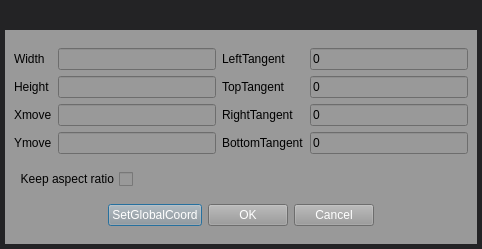
<?xml version="1.0" encoding="UTF-8"?>
<ui version="4.0">
 <class>PositionSizeSetUI</class>
 <widget class="QDialog" name="PositionSizeSetUI">
  <property name="geometry">
   <rect>
    <x>0</x>
    <y>0</y>
    <width>482</width>
    <height>249</height>
   </rect>
  </property>
  <property name="windowTitle">
   <string>ButelLive</string>
  </property>
  <property name="styleSheet">
   <string notr="true">background-color: rgb(35, 35, 37);</string>
  </property>
  <layout class="QGridLayout" name="gridLayout_2">
   <property name="leftMargin">
    <number>5</number>
   </property>
   <property name="topMargin">
    <number>0</number>
   </property>
   <property name="rightMargin">
    <number>5</number>
   </property>
   <property name="bottomMargin">
    <number>5</number>
   </property>
   <property name="verticalSpacing">
    <number>0</number>
   </property>
   <item row="0" column="0">
    <widget class="TitleBar" name="m_pTitleLbl" native="true">
     <property name="sizePolicy">
      <sizepolicy hsizetype="Preferred" vsizetype="Maximum">
       <horstretch>0</horstretch>
       <verstretch>0</verstretch>
      </sizepolicy>
     </property>
     <property name="minimumSize">
      <size>
       <width>0</width>
       <height>30</height>
      </size>
     </property>
     <property name="maximumSize">
      <size>
       <width>16777215</width>
       <height>30</height>
      </size>
     </property>
    </widget>
   </item>
   <item row="1" column="0">
    <widget class="QWidget" name="widget" native="true">
     <property name="styleSheet">
      <string notr="true">background-color: rgb(153, 153, 153);</string>
     </property>
     <layout class="QGridLayout" name="gridLayout_3">
      <item row="0" column="0">
       <layout class="QGridLayout" name="gridLayout">
        <item row="0" column="0">
         <widget class="QLabel" name="label">
          <property name="text">
           <string>Width</string>
          </property>
         </widget>
        </item>
        <item row="0" column="1">
         <widget class="QLineEdit" name="m_pWidthEdt"/>
        </item>
        <item row="0" column="2">
         <widget class="QLabel" name="label_6">
          <property name="text">
           <string>LeftTangent</string>
          </property>
         </widget>
        </item>
        <item row="0" column="3">
         <widget class="QLineEdit" name="m_pLeftTangentEdt">
          <property name="text">
           <string>0</string>
          </property>
         </widget>
        </item>
        <item row="1" column="0">
         <widget class="QLabel" name="label_2">
          <property name="text">
           <string>Height</string>
          </property>
         </widget>
        </item>
        <item row="1" column="1">
         <widget class="QLineEdit" name="m_pHeightEdt"/>
        </item>
        <item row="1" column="2">
         <widget class="QLabel" name="label_8">
          <property name="text">
           <string>TopTangent</string>
          </property>
         </widget>
        </item>
        <item row="1" column="3">
         <widget class="QLineEdit" name="m_pTopTangentEdt">
          <property name="text">
           <string>0</string>
          </property>
         </widget>
        </item>
        <item row="2" column="0">
         <widget class="QLabel" name="label_3">
          <property name="text">
           <string>Xmove</string>
          </property>
         </widget>
        </item>
        <item row="2" column="1">
         <widget class="QLineEdit" name="m_pXMoveEdt"/>
        </item>
        <item row="2" column="2">
         <widget class="QLabel" name="label_5">
          <property name="text">
           <string>RightTangent</string>
          </property>
         </widget>
        </item>
        <item row="2" column="3">
         <widget class="QLineEdit" name="m_pRightTangentEdt">
          <property name="text">
           <string>0</string>
          </property>
         </widget>
        </item>
        <item row="3" column="0">
         <widget class="QLabel" name="label_4">
          <property name="text">
           <string>Ymove</string>
          </property>
         </widget>
        </item>
        <item row="3" column="1">
         <widget class="QLineEdit" name="m_pYMoveEdt"/>
        </item>
        <item row="3" column="2">
         <widget class="QLabel" name="label_7">
          <property name="text">
           <string>BottomTangent</string>
          </property>
         </widget>
        </item>
        <item row="3" column="3">
         <widget class="QLineEdit" name="m_pBottomTangentEdt">
          <property name="text">
           <string>0</string>
          </property>
         </widget>
        </item>
       </layout>
      </item>
      <item row="1" column="0">
       <layout class="QHBoxLayout" name="horizontalLayout_2">
        <item>
         <widget class="QCheckBox" name="m_pChkBoxKeepRatio">
          <property name="layoutDirection">
           <enum>Qt::RightToLeft</enum>
          </property>
          <property name="text">
           <string>Keep aspect ratio</string>
          </property>
         </widget>
        </item>
        <item>
         <spacer name="horizontalSpacer_3">
          <property name="orientation">
           <enum>Qt::Horizontal</enum>
          </property>
          <property name="sizeHint" stdset="0">
           <size>
            <width>40</width>
            <height>20</height>
           </size>
          </property>
         </spacer>
        </item>
       </layout>
      </item>
      <item row="2" column="0">
       <layout class="QHBoxLayout" name="horizontalLayout">
        <item>
         <spacer name="horizontalSpacer">
          <property name="orientation">
           <enum>Qt::Horizontal</enum>
          </property>
          <property name="sizeHint" stdset="0">
           <size>
            <width>40</width>
            <height>20</height>
           </size>
          </property>
         </spacer>
        </item>
        <item>
         <widget class="QPushButton" name="m_pBtnSetGlbCoord">
          <property name="minimumSize">
           <size>
            <width>75</width>
            <height>20</height>
           </size>
          </property>
          <property name="styleSheet">
           <string notr="true">color: rgb(255, 255, 255);
border-image: url(:/images/btn_back.png);</string>
          </property>
          <property name="text">
           <string>SetGlobalCoord</string>
          </property>
         </widget>
        </item>
        <item>
         <widget class="QPushButton" name="m_pBtnOk">
          <property name="minimumSize">
           <size>
            <width>75</width>
            <height>20</height>
           </size>
          </property>
          <property name="styleSheet">
           <string notr="true">color: rgb(255, 255, 255);
border-image: url(:/images/btn_back.png);</string>
          </property>
          <property name="text">
           <string>OK</string>
          </property>
         </widget>
        </item>
        <item>
         <widget class="QPushButton" name="m_pBtnCancel">
          <property name="minimumSize">
           <size>
            <width>75</width>
            <height>20</height>
           </size>
          </property>
          <property name="styleSheet">
           <string notr="true">color: rgb(255, 255, 255);
border-image: url(:/images/btn_back.png);</string>
          </property>
          <property name="text">
           <string>Cancel</string>
          </property>
         </widget>
        </item>
        <item>
         <spacer name="horizontalSpacer_2">
          <property name="orientation">
           <enum>Qt::Horizontal</enum>
          </property>
          <property name="sizeHint" stdset="0">
           <size>
            <width>40</width>
            <height>20</height>
           </size>
          </property>
         </spacer>
        </item>
       </layout>
      </item>
     </layout>
    </widget>
   </item>
  </layout>
 </widget>
 <customwidgets>
  <customwidget>
   <class>TitleBar</class>
   <extends>QWidget</extends>
   <header location="global">titlebar.h</header>
   <container>1</container>
  </customwidget>
 </customwidgets>
 <resources/>
 <connections/>
</ui>
